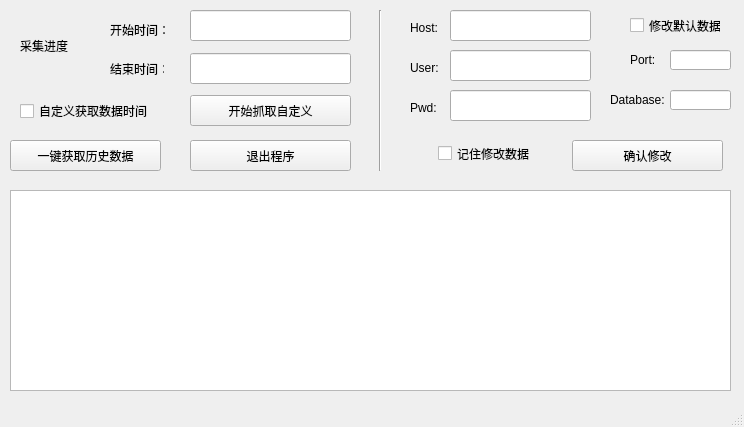
<?xml version="1.0" encoding="UTF-8"?>
<ui version="4.0">
 <class>MainWindow</class>
 <widget class="QMainWindow" name="MainWindow">
  <property name="geometry">
   <rect>
    <x>0</x>
    <y>0</y>
    <width>744</width>
    <height>427</height>
   </rect>
  </property>
  <property name="windowTitle">
   <string>MainWindow</string>
  </property>
  <widget class="QWidget" name="centralwidget">
   <widget class="QTextEdit" name="textEdit">
    <property name="geometry">
     <rect>
      <x>10</x>
      <y>190</y>
      <width>721</width>
      <height>201</height>
     </rect>
    </property>
   </widget>
   <widget class="QLabel" name="label">
    <property name="geometry">
     <rect>
      <x>110</x>
      <y>20</y>
      <width>61</width>
      <height>20</height>
     </rect>
    </property>
    <property name="text">
     <string>开始时间：</string>
    </property>
   </widget>
   <widget class="QLabel" name="label_2">
    <property name="geometry">
     <rect>
      <x>110</x>
      <y>63</y>
      <width>54</width>
      <height>12</height>
     </rect>
    </property>
    <property name="text">
     <string>结束时间：</string>
    </property>
   </widget>
   <widget class="QPushButton" name="startcrawl">
    <property name="geometry">
     <rect>
      <x>190</x>
      <y>95</y>
      <width>161</width>
      <height>31</height>
     </rect>
    </property>
    <property name="text">
     <string>开始抓取自定义</string>
    </property>
   </widget>
   <widget class="QPushButton" name="crawlall">
    <property name="geometry">
     <rect>
      <x>10</x>
      <y>140</y>
      <width>151</width>
      <height>31</height>
     </rect>
    </property>
    <property name="text">
     <string>一键获取历史数据</string>
    </property>
   </widget>
   <widget class="QPushButton" name="exit">
    <property name="geometry">
     <rect>
      <x>190</x>
      <y>140</y>
      <width>161</width>
      <height>31</height>
     </rect>
    </property>
    <property name="text">
     <string>退出程序</string>
    </property>
   </widget>
   <widget class="QCheckBox" name="rememberdata">
    <property name="geometry">
     <rect>
      <x>438</x>
      <y>143</y>
      <width>101</width>
      <height>21</height>
     </rect>
    </property>
    <property name="text">
     <string>记住修改数据</string>
    </property>
   </widget>
   <widget class="QPushButton" name="sureupdate">
    <property name="geometry">
     <rect>
      <x>572</x>
      <y>140</y>
      <width>151</width>
      <height>31</height>
     </rect>
    </property>
    <property name="text">
     <string>确认修改</string>
    </property>
   </widget>
   <widget class="QLineEdit" name="hostedit">
    <property name="geometry">
     <rect>
      <x>450</x>
      <y>10</y>
      <width>141</width>
      <height>31</height>
     </rect>
    </property>
   </widget>
   <widget class="QLineEdit" name="ipedit">
    <property name="geometry">
     <rect>
      <x>670</x>
      <y>50</y>
      <width>61</width>
      <height>20</height>
     </rect>
    </property>
   </widget>
   <widget class="QLineEdit" name="useredit">
    <property name="geometry">
     <rect>
      <x>450</x>
      <y>50</y>
      <width>141</width>
      <height>31</height>
     </rect>
    </property>
   </widget>
   <widget class="QLineEdit" name="pwdedit">
    <property name="geometry">
     <rect>
      <x>450</x>
      <y>90</y>
      <width>141</width>
      <height>31</height>
     </rect>
    </property>
   </widget>
   <widget class="QLineEdit" name="dbedit">
    <property name="geometry">
     <rect>
      <x>670</x>
      <y>90</y>
      <width>61</width>
      <height>20</height>
     </rect>
    </property>
   </widget>
   <widget class="QCheckBox" name="changedata">
    <property name="geometry">
     <rect>
      <x>630</x>
      <y>10</y>
      <width>91</width>
      <height>31</height>
     </rect>
    </property>
    <property name="text">
     <string>修改默认数据</string>
    </property>
   </widget>
   <widget class="QLabel" name="label_3">
    <property name="geometry">
     <rect>
      <x>410</x>
      <y>20</y>
      <width>31</width>
      <height>16</height>
     </rect>
    </property>
    <property name="text">
     <string>Host:</string>
    </property>
   </widget>
   <widget class="QLabel" name="label_4">
    <property name="geometry">
     <rect>
      <x>410</x>
      <y>60</y>
      <width>31</width>
      <height>16</height>
     </rect>
    </property>
    <property name="text">
     <string>User:</string>
    </property>
   </widget>
   <widget class="QLabel" name="label_5">
    <property name="geometry">
     <rect>
      <x>630</x>
      <y>50</y>
      <width>31</width>
      <height>20</height>
     </rect>
    </property>
    <property name="text">
     <string>Port:</string>
    </property>
   </widget>
   <widget class="QLabel" name="label_6">
    <property name="geometry">
     <rect>
      <x>610</x>
      <y>90</y>
      <width>61</width>
      <height>20</height>
     </rect>
    </property>
    <property name="text">
     <string>Database:</string>
    </property>
   </widget>
   <widget class="QLabel" name="label_7">
    <property name="geometry">
     <rect>
      <x>410</x>
      <y>100</y>
      <width>31</width>
      <height>16</height>
     </rect>
    </property>
    <property name="text">
     <string>Pwd:</string>
    </property>
   </widget>
   <widget class="Line" name="line">
    <property name="geometry">
     <rect>
      <x>370</x>
      <y>10</y>
      <width>20</width>
      <height>161</height>
     </rect>
    </property>
    <property name="orientation">
     <enum>Qt::Vertical</enum>
    </property>
   </widget>
   <widget class="QLineEdit" name="starttime">
    <property name="geometry">
     <rect>
      <x>190</x>
      <y>10</y>
      <width>161</width>
      <height>31</height>
     </rect>
    </property>
   </widget>
   <widget class="QLineEdit" name="endtime">
    <property name="geometry">
     <rect>
      <x>190</x>
      <y>53</y>
      <width>161</width>
      <height>31</height>
     </rect>
    </property>
   </widget>
   <widget class="QCheckBox" name="checkBox_crawl">
    <property name="geometry">
     <rect>
      <x>20</x>
      <y>103</y>
      <width>131</width>
      <height>16</height>
     </rect>
    </property>
    <property name="text">
     <string>自定义获取数据时间</string>
    </property>
   </widget>
   <widget class="QLabel" name="label_8">
    <property name="geometry">
     <rect>
      <x>20</x>
      <y>20</y>
      <width>71</width>
      <height>51</height>
     </rect>
    </property>
    <property name="text">
     <string>采集进度</string>
    </property>
   </widget>
  </widget>
  <widget class="QMenuBar" name="menubar">
   <property name="geometry">
    <rect>
     <x>0</x>
     <y>0</y>
     <width>744</width>
     <height>23</height>
    </rect>
   </property>
  </widget>
  <widget class="QStatusBar" name="statusbar"/>
 </widget>
 <resources/>
 <connections/>
</ui>
